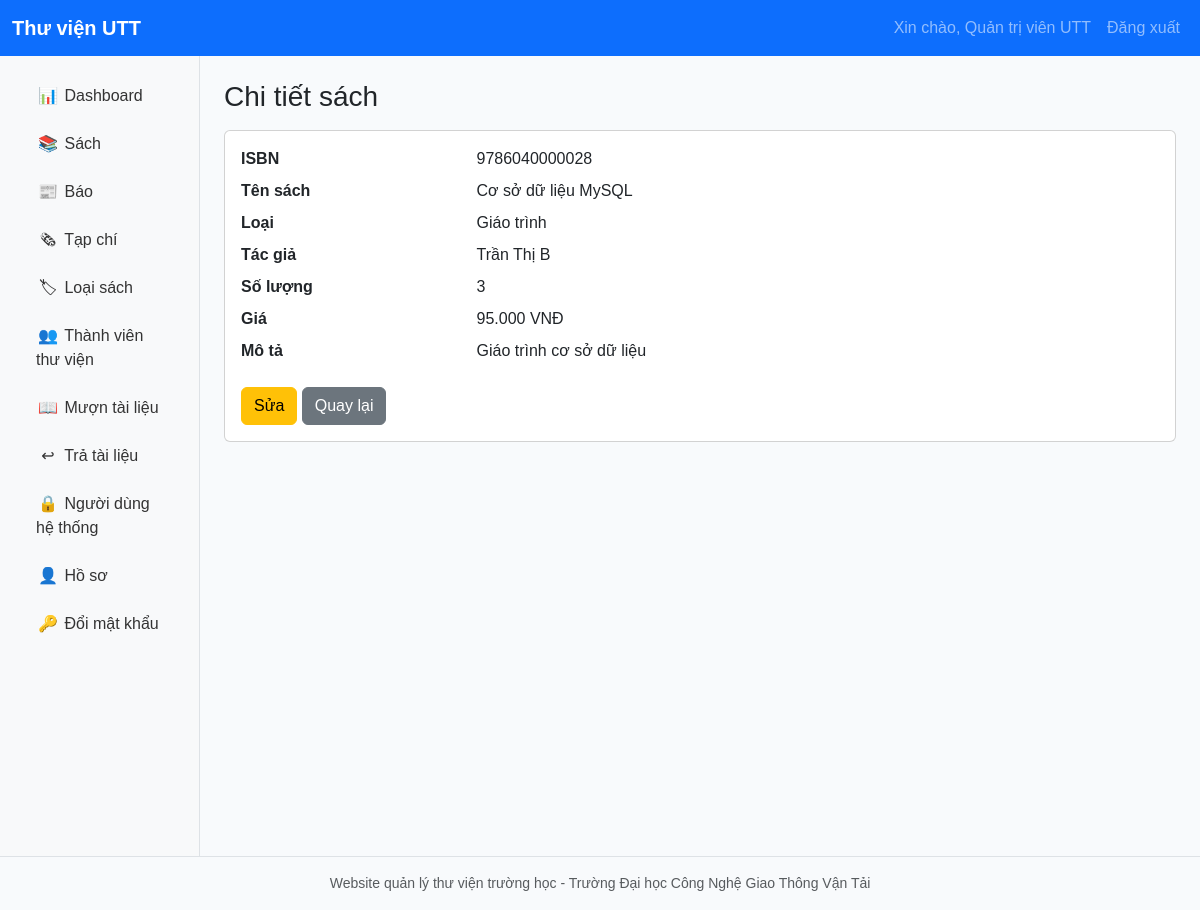
/books/detail.php?id=2 (signed in), run on the app's committed database.
### tables this page shows
CREATE TABLE books(id INT AUTO_INCREMENT PRIMARY KEY,isbn VARCHAR(50) NOT NULL UNIQUE,title VARCHAR(255) NOT NULL,book_type_id INT NOT NULL,author VARCHAR(150) NOT NULL,publisher VARCHAR(150) NULL,publish_year INT NULL,quantity INT NOT NULL DEFAULT 0,price DECIMAL(12,2) NOT NULL DEFAULT 0,description TEXT NULL,created_at TIMESTAMP DEFAULT CURRENT_TIMESTAMP,updated_at TIMESTAMP DEFAULT CURRENT_TIMESTAMP ON UPDATE CURRENT_TIMESTAMP,CONSTRAINT fk_books_type FOREIGN KEY(book_type_id) REFERENCES book_types(id),CONSTRAINT chk_books_quantity CHECK(quantity>=0));

CREATE TABLE book_types(id INT AUTO_INCREMENT PRIMARY KEY,name VARCHAR(150) NOT NULL UNIQUE,description TEXT NULL,created_at TIMESTAMP DEFAULT CURRENT_TIMESTAMP);

### includes/bootstrap.php (called while the page is built, shortened)
<?php
spl_autoload_register(function($class){
    $file = ROOT_PATH . '/' . str_replace('\\','/',$class) . '.php';
});
require_once __DIR__ . '/functions.php';

### config/database.php (called while the page is built)
<?php
return [
    'host' => 'localhost',
    'database' => 'library_management',
    'username' => 'root',
    'password' => '',
    'charset' => 'utf8mb4',
];

### app/Repositories/Database.php (called while the page is built, shortened)
<?php
class Database{ private static ?PDO $pdo=null; public static function connection():PDO{ if(self::$pdo===null){ $c=require ROOT_PATH.'/config/database.php'; $dsn="mysql:host={$c['host']};dbname={$c['database']};charset={$c['charset']}"; try{ self::$pdo=new PDO($dsn,$c['username'],$c['password'],[PDO::ATTR_ERRMODE=>PDO::ERRMODE_EXCEPTION,PDO::ATTR_DEFAULT_FETCH_MODE=>PDO::FETCH_ASSOC,PDO::ATTR_EMULATE_PREPARES=>false]); self::$pdo->exec('SET NAMES utf8mb4'); }catch(PDOException $e){ die('Không kết nối được database: '.$e->getMessage()); }} return self::$pdo; }}

### app/Services/BookService.php (called while the page is built, shortened)
<?php
class BookService{ private BookRepository $repo; public function __construct(){ $this->repo=new BookRepository(); } public function paginate($q='', $page=1,$perPage=10){return $this->repo->paginate($q,(int)$page,(int)$perPage);} public function all(){return $this->repo->all();} public function find($id){return $this->repo->find((int)$id);} public function save(array $d,?int $id=null):array{ $e=Validator::required($d,['isbn'=>'ISBN','title'=>'Tên sách','book_type_id'=>'Loại sách','author'=>'Tác giả','quantity'=>'Số lượng']); $e+=Validator::numberMin($d,'quantity','Số lượng',0); $e+=Validator::numberMin($d,'price','Giá',0); if($e)return ['ok'=>false,'errors'=>$e]; $id?$this->repo->update($id,$d):$id=$this->repo->create($d); return ['ok'=>true,'data'=>$this->repo->find($id)]; } public function delete(int $id):array{ if((new InventoryRepository())->hasBorrowHistory('book',$id))return ['ok'=>false,'message'=>'Không thể xóa sách đã có lịch sử mượn']; $this->repo->delete($id); return ['ok'=>true]; }}

### app/Repositories/BaseRepository.php (called while the page is built, shortened)
<?php
class BaseRepository{ protected PDO $db; public function __construct(){ $this->db=Database::connection(); } protected function fetchAll(string $sql,array $params=[]):array{ $s=$this->db->prepare($sql); $s->execute($params); return $s->fetchAll(); } protected function fetch(string $sql,array $params=[]):?array{ $s=$this->db->prepare($sql); $s->execute($params); $r=$s->fetch(); return $r?:null; } protected function execute(string $sql,array $params=[]):bool{ $s=$this->db->prepare($sql); return $s->execute($params); } protected function lastInsertId():int{ return (int)$this->db->lastInsertId(); }}

### app/Repositories/BookRepository.php (called while the page is built)
<?php
namespace app\Repositories; class BookRepository extends BaseRepository{ public function paginate(string $q='',int $page=1,int $perPage=10):array{$offset=($page-1)*$perPage;$where='';$params=[];if($q){$where="WHERE b.title LIKE ? OR b.isbn LIKE ? OR b.author LIKE ?";$params=["%$q%","%$q%","%$q%"];}$total=(int)$this->fetch("SELECT COUNT(*) c FROM books b $where",$params)['c'];return ['data'=>$this->fetchAll("SELECT b.*,t.name type_name FROM books b LEFT JOIN book_types t ON t.id=b.book_type_id $where ORDER BY b.id DESC LIMIT $perPage OFFSET $offset",$params),'total'=>$total];} public function all():array{return $this->fetchAll("SELECT b.*,t.name type_name FROM books b LEFT JOIN book_types t ON t.id=b.book_type_id ORDER BY b.title");} public function find(int $id):?array{return $this->fetch("SELECT b.*,t.name type_name FROM books b LEFT JOIN book_types t ON t.id=b.book_type_id WHERE b.id=?",[$id]);} public function create(array $d):int{$this->execute("INSERT INTO books(isbn,title,book_type_id,author,publisher,publish_year,quantity,price,description) VALUES(?,?,?,?,?,?,?,?,?)",[$d['isbn'],$d['title'],$d['book_type_id'],$d['author'],$d['publisher']??null,$d['publish_year']??null,$d['quantity'],$d['price']??0,$d['description']??null]);return $this->lastInsertId();} public function update(int $id,array $d):bool{return $this->execute("UPDATE books SET isbn=?,title=?,book_type_id=?,author=?,publisher=?,publish_year=?,quantity=?,price=?,description=? WHERE id=?",[$d['isbn'],$d['title'],$d['book_type_id'],$d['author'],$d['publisher']??null,$d['publish_year']??null,$d['quantity'],$d['price']??0,$d['description']??null,$id]);} public function delete(int $id):bool{return $this->execute("DELETE FROM books WHERE id=?",[$id]);} public function hasBorrowHistory(int $id):bool{return (int)$this->fetch("SELECT COUNT(*) c FROM borrows WHERE item_type='book' AND item_id=?",[$id])['c']>0;}}

### includes/functions.php (called while the page is built, shortened)
<?php
function e($v){ return htmlspecialchars((string)$v, ENT_QUOTES, 'UTF-8'); }
function money_vnd($amount){ return number_format((float)$amount,0,',','.').' VNĐ'; }

### public/books/detail.php (the view)
<?php require_once __DIR__.'/../../includes/bootstrap.php'; require_login(); $row=(new app\Services\BookService())->find((int)($_GET['id']??0)); if(!$row) include PUBLIC_PATH.'/404.php'; $title='Chi tiết sách'; include ROOT_PATH.'/includes/header.php'; ?><h1 class="h3 mb-3">Chi tiết sách</h1><div class="card"><div class="card-body"><dl class="row"><dt class="col-sm-3">ISBN</dt><dd class="col-sm-9"><?= e($row['isbn']) ?></dd><dt class="col-sm-3">Tên sách</dt><dd class="col-sm-9"><?= e($row['title']) ?></dd><dt class="col-sm-3">Loại</dt><dd class="col-sm-9"><?= e($row['type_name']) ?></dd><dt class="col-sm-3">Tác giả</dt><dd class="col-sm-9"><?= e($row['author']) ?></dd><dt class="col-sm-3">Số lượng</dt><dd class="col-sm-9"><?= e($row['quantity']) ?></dd><dt class="col-sm-3">Giá</dt><dd class="col-sm-9"><?= money_vnd($row['price']) ?></dd><dt class="col-sm-3">Mô tả</dt><dd class="col-sm-9"><?= nl2br(e($row['description'])) ?></dd></dl><a class="btn btn-warning" href="edit.php?id=<?= $row['id'] ?>">Sửa</a> <a class="btn btn-secondary" href="index.php">Quay lại</a></div></div><?php include ROOT_PATH.'/includes/footer.php'; ?>

### public/assets/css/style.css (style rules this page uses)
body { background:#f8fafc;font-family:Arial,"Segoe UI",Tahoma,sans-serif }

### data on the page
books: isbn "9786040000028", title "Cơ sở dữ liệu MySQL", book_type.name "Giáo trình", author "Trần Thị B", quantity "3", price "95.000 VNĐ", description "Giáo trình cơ sở dữ liệu"

### other printed values
current_user()['full_name'] "Quản trị viên UTT"
FOOTER_TEXT "Website quản lý thư viện trường học - Trường Đại học Công Nghệ Giao Thông Vận Tải"
